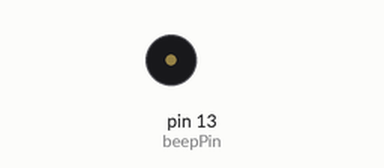
Simulated run of this sketch. Board: Arduino Uno, built with avr-gcc and run on an emulated ATmega328P. Shown: buzzer (waves = sounding).

Above: at 1.4 s.
At 8.8 s:
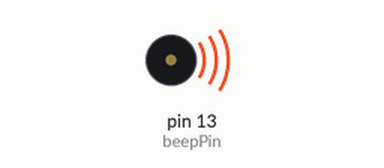
Timing chart, 0 to 15.6 s (numbered marks = the images above):
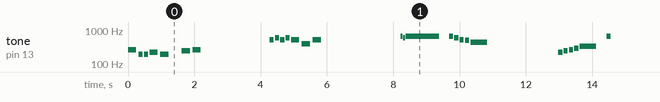

Measured:
- by itself, tone on pin 13 (beepPin): plays 262 Hz for 0.25 s, 196 Hz for 0.13 s, 196 Hz for 0.13 s, 220 Hz for 0.25 s, 196 Hz for 0.25 s, 247 Hz for 0.25 s … (183 notes in this stretch)

The sketch:

TestBeep.ino
```cpp
#include "pitches.h"
uint beepPin = 13;
int melody[8];
int noteDurations[8];
void setup() {
  // put your setup code here, to run once:
  Serial.begin(115200);
  pinMode(beepPin, OUTPUT);
}

void loop() {
  // put your main code here, to run repeatedly:
  alarmType0();
  alarmOut();
  delay(2000);
  alarmType1();
  alarmOut();
  delay(2000);
  alarmType2();
  alarmOut();
  delay(2000);
  alarmType3();
  alarmOut();
  delay(2000);
  alarmType4();
  alarmOut();
  delay(5000);
}
void alarmOut() {
  for (int thisNote = 0; thisNote < 8; thisNote++) {

    // to calculate the note duration, take one second divided by the note type.
    //e.g. quarter note = 1000 / 4, eighth note = 1000/8, etc.
    int noteDuration = 1000 / noteDurations[thisNote];
    tone(beepPin, melody[thisNote], noteDuration);

    // to distinguish the notes, set a minimum time between them.
    // the note's duration + 30% seems to work well:
    int pauseBetweenNotes = noteDuration * 1.30;
    delay(pauseBetweenNotes);
    // stop the tone playing:
    noTone(beepPin);
  }
}
void alarmType0() {
  melody[0] = NOTE_C4;
  melody[1] = NOTE_G3;
  melody[2] = NOTE_G3;
  melody[3] = NOTE_A3;
  melody[4] = NOTE_G3;
  melody[5] = 0;
  melody[6] = NOTE_B3;
  melody[7] = NOTE_C4;

  noteDurations[0] = 4;
  noteDurations[1] = 8;
  noteDurations[2] = 8;
  noteDurations[3] = 4;
  noteDurations[4] = 4;
  noteDurations[5] = 4;
  noteDurations[6] = 4;
  noteDurations[7] = 4;
}
void alarmType1() {
  melody[0] = NOTE_C5;
  melody[1] = NOTE_D5;
  melody[2] = NOTE_C5;
  melody[3] = NOTE_D5;
  melody[4] = NOTE_C5;
  melody[5] = NOTE_G4;
  melody[6] = NOTE_C5;
  melody[7] = 0;

  noteDurations[0] = 8;
  noteDurations[1] = 8;
  noteDurations[2] = 8;
  noteDurations[3] = 8;
  noteDurations[4] = 4;
  noteDurations[5] = 4;
  noteDurations[6] = 4;
  noteDurations[7] = 4;
}
void alarmType2() {
  melody[0] = NOTE_E5;
  melody[1] = NOTE_D5;
  melody[2] = NOTE_E5;
  melody[3] = NOTE_E5;
  melody[4] = NOTE_D5;
  melody[5] = NOTE_C5;
  melody[6] = NOTE_B4;
  melody[7] = NOTE_A4;

  noteDurations[0] = 16;
  noteDurations[1] = 16;
  noteDurations[2] = 1;
  noteDurations[3] = 8;
  noteDurations[4] = 8;
  noteDurations[5] = 8;
  noteDurations[6] = 8;
  noteDurations[7] = 2;
}
void alarmType3() {
  melody[0] = NOTE_A3;
  melody[1] = NOTE_B3;
  melody[2] = NOTE_C4;
  melody[3] = NOTE_D4;
  melody[4] = NOTE_E4;
  melody[5] = 0;
  melody[6] = NOTE_E5;
  melody[7] = 0;

  noteDurations[0] = 8;
  noteDurations[1] = 8;
  noteDurations[2] = 8;
  noteDurations[3] = 8;
  noteDurations[4] = 2;
  noteDurations[5] = 8;
  noteDurations[6] = 8;
  noteDurations[7] = 8;
}
void alarmType4() {
  melody[0] = NOTE_A3;
  melody[1] = NOTE_A3;
  melody[2] = 0;
  melody[3] = NOTE_A3;
  melody[4] = NOTE_A3;
  melody[5] = 0;
  melody[6] = NOTE_A3;
  melody[7] = 0;

  noteDurations[0] = 8;
  noteDurations[1] = 8;
  noteDurations[2] = 2;
  noteDurations[3] = 8;
  noteDurations[4] = 8;
  noteDurations[5] = 2;
  noteDurations[6] = 8;
  noteDurations[7] = 8;
}
```

pitches.h
```cpp
/*************************************************
   Public Constants
 *************************************************/

#define NOTE_B0 31
#define NOTE_C1 33
#define NOTE_CS1 35
#define NOTE_D1 37
#define NOTE_DS1 39
#define NOTE_E1 41
#define NOTE_F1 44
#define NOTE_FS1 46
#define NOTE_G1 49
#define NOTE_GS1 52
#define NOTE_A1 55
#define NOTE_AS1 58
#define NOTE_B1 62
#define NOTE_C2 65
#define NOTE_CS2 69
#define NOTE_D2 73
#define NOTE_DS2 78
#define NOTE_E2 82
#define NOTE_F2 87
#define NOTE_FS2 93
#define NOTE_G2 98
#define NOTE_GS2 104
#define NOTE_A2 110
#define NOTE_AS2 117
#define NOTE_B2 123
#define NOTE_C3 131
#define NOTE_CS3 139
#define NOTE_D3 147
#define NOTE_DS3 156
#define NOTE_E3 165
#define NOTE_F3 175
#define NOTE_FS3 185
#define NOTE_G3 196
#define NOTE_GS3 208
#define NOTE_A3 220
#define NOTE_AS3 233
#define NOTE_B3 247
#define NOTE_C4 262
#define NOTE_CS4 277
#define NOTE_D4 294
#define NOTE_DS4 311
#define NOTE_E4 330
#define NOTE_F4 349
#define NOTE_FS4 370
#define NOTE_G4 392
#define NOTE_GS4 415
#define NOTE_A4 440
#define NOTE_AS4 466
#define NOTE_B4 494
#define NOTE_C5 523
#define NOTE_CS5 554
#define NOTE_D5 587
#define NOTE_DS5 622
#define NOTE_E5 659
#define NOTE_F5 698
#define NOTE_FS5 740
#define NOTE_G5 784
#define NOTE_GS5 831
#define NOTE_A5 880
#define NOTE_AS5 932
#define NOTE_B5 988
#define NOTE_C6 1047
#define NOTE_CS6 1109
#define NOTE_D6 1175
#define NOTE_DS6 1245
#define NOTE_E6 1319
#define NOTE_F6 1397
#define NOTE_FS6 1480
#define NOTE_G6 1568
#define NOTE_GS6 1661
#define NOTE_A6 1760
#define NOTE_AS6 1865
#define NOTE_B6 1976
#define NOTE_C7 2093
#define NOTE_CS7 2217
#define NOTE_D7 2349
#define NOTE_DS7 2489
#define NOTE_E7 2637
#define NOTE_F7 2794
#define NOTE_FS7 2960
#define NOTE_G7 3136
#define NOTE_GS7 3322
#define NOTE_A7 3520
#define NOTE_AS7 3729
#define NOTE_B7 3951
#define NOTE_C8 4186
#define NOTE_CS8 4435
#define NOTE_D8 4699
#define NOTE_DS8 4978
```
